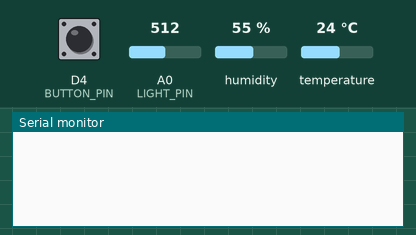
This sketch was run on a simulated Arduino Zero (SAMD21). Parts: the last lines printed to the serial monitor. The inputs (shaded band) are chosen by the test bench; at power-on: D4 (BUTTON_PIN) HIGH, humidity 55 %, A0 (LIGHT_PIN) = 512, temperature 24 °C (analog values on the 0–1023 scale).

Above: at 1.2 s.
1.3 s: D4 (BUTTON_PIN) pulled LOW for 0.15 s
At 3.1 s:
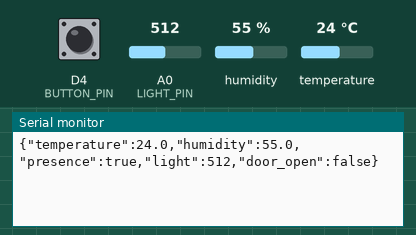
6.5 s: D4 (BUTTON_PIN) pulled LOW for 1 s
At 8.1 s:
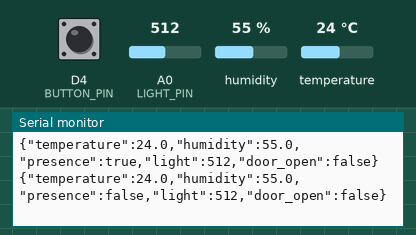
11.5 s: humidity set to 22 %
At 12.9 s:
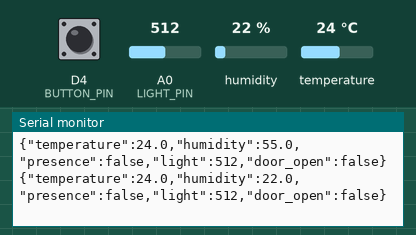
13.0 s: A0 (LIGHT_PIN) set to 716
14.5 s: temperature set to 12 °C
At 15.8 s:
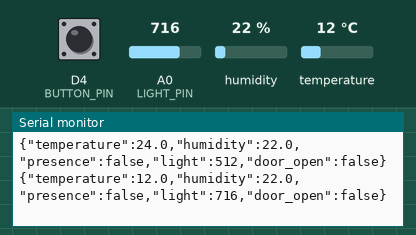
16.0 s: A0 (LIGHT_PIN) set to 900
At 18.1 s:
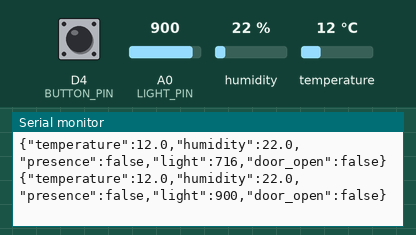
Timing chart, 0 to 18.5 s (numbered marks = the images above; inputs shaded):
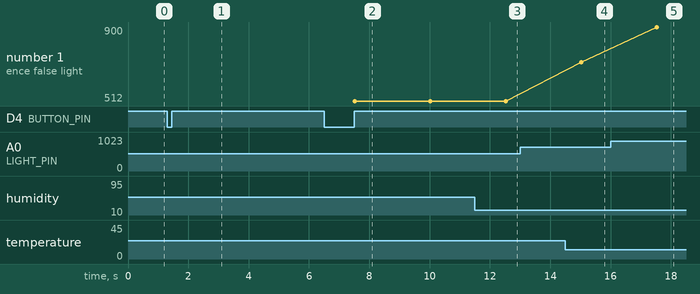

Measured:
- after the input at 1.3 s, the serial monitor: prints a new line after 1.2 s (image 1)
- after the input at 6.5 s, the serial monitor: prints a new line after 1.0 s (image 2)
- after the input at 11.5 s, the serial monitor: prints a new line after 1.0 s (image 3)
- after the input at 14.5 s, the serial monitor: prints a new line after 0.52 s (image 4)
- after the input at 16.0 s, the serial monitor: prints a new line after 1.5 s (image 5)
- plotted number 1: 716 → 900 after the input at 16.0 s

The sketch:

arduino_uno_r4_nexus.ino
```cpp
#include <DHT.h>

constexpr uint8_t DHT_PIN = 2;
constexpr uint8_t LIGHT_PIN = A0;
constexpr uint8_t BUTTON_PIN = 4;
constexpr uint8_t DHT_TYPE = DHT11;
constexpr unsigned long SENSOR_INTERVAL_MS = 2500;
constexpr unsigned long DEBOUNCE_MS = 40;

DHT dht(DHT_PIN, DHT_TYPE);

bool presence = false;
bool rawButtonState = HIGH;
bool stableButtonState = HIGH;
unsigned long lastDebounceAt = 0;
unsigned long lastSensorReadAt = 0;

void updatePresenceButton(unsigned long now) {
  const bool reading = digitalRead(BUTTON_PIN);

  if (reading != rawButtonState) {
    rawButtonState = reading;
    lastDebounceAt = now;
  }

  if (now - lastDebounceAt >= DEBOUNCE_MS && reading != stableButtonState) {
    stableButtonState = reading;
    if (stableButtonState == LOW) {
      presence = !presence;
    }
  }
}

void emitTelemetry() {
  const float humidity = dht.readHumidity();
  const float temperature = dht.readTemperature();

  // DHT11 values are skipped until a valid sample is available.
  if (isnan(humidity) || isnan(temperature) || humidity < 0 || humidity > 100 || temperature < 0 || temperature > 50) {
    return;
  }

  const int lightRaw = analogRead(LIGHT_PIN);

  Serial.print(F("{\"temperature\":"));
  Serial.print(temperature, 1);
  Serial.print(F(",\"humidity\":"));
  Serial.print(humidity, 1);
  Serial.print(F(",\"presence\":"));
  Serial.print(presence ? F("true") : F("false"));
  Serial.print(F(",\"light\":"));
  Serial.print(lightRaw);
  Serial.println(F(",\"door_open\":false}"));
}

void setup() {
  Serial.begin(115200);
  pinMode(BUTTON_PIN, INPUT_PULLUP);
  analogReadResolution(10);

  rawButtonState = digitalRead(BUTTON_PIN);
  stableButtonState = rawButtonState;
  dht.begin();
}

void loop() {
  const unsigned long now = millis();
  updatePresenceButton(now);

  if (now - lastSensorReadAt >= SENSOR_INTERVAL_MS) {
    lastSensorReadAt = now;
    emitTelemetry();
  }
}
```
